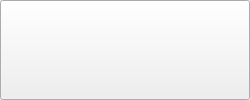
<?xml version="1.0" encoding="UTF-8"?>
<ui version="4.0">
 <class>SideBarButton</class>
 <widget class="QWidget" name="SideBarButton">
  <property name="geometry">
   <rect>
    <x>0</x>
    <y>0</y>
    <width>250</width>
    <height>100</height>
   </rect>
  </property>
  <property name="windowTitle">
   <string>stateButton</string>
  </property>
  <widget class="QtMaterialFlatButton" name="Button">
   <property name="geometry">
    <rect>
     <x>0</x>
     <y>0</y>
     <width>250</width>
     <height>100</height>
    </rect>
   </property>
   <property name="sizePolicy">
    <sizepolicy hsizetype="Fixed" vsizetype="Fixed">
     <horstretch>0</horstretch>
     <verstretch>0</verstretch>
    </sizepolicy>
   </property>
   <property name="minimumSize">
    <size>
     <width>250</width>
     <height>100</height>
    </size>
   </property>
   <property name="text">
    <string/>
   </property>
  </widget>
  <widget class="QLabel" name="StateLabel">
   <property name="geometry">
    <rect>
     <x>200</x>
     <y>40</y>
     <width>31</width>
     <height>21</height>
    </rect>
   </property>
   <property name="text">
    <string/>
   </property>
  </widget>
 </widget>
 <customwidgets>
  <customwidget>
   <class>QtMaterialFlatButton</class>
   <extends>QPushButton</extends>
   <header>qtmaterialflatbutton.h</header>
  </customwidget>
 </customwidgets>
 <resources/>
 <connections/>
</ui>
